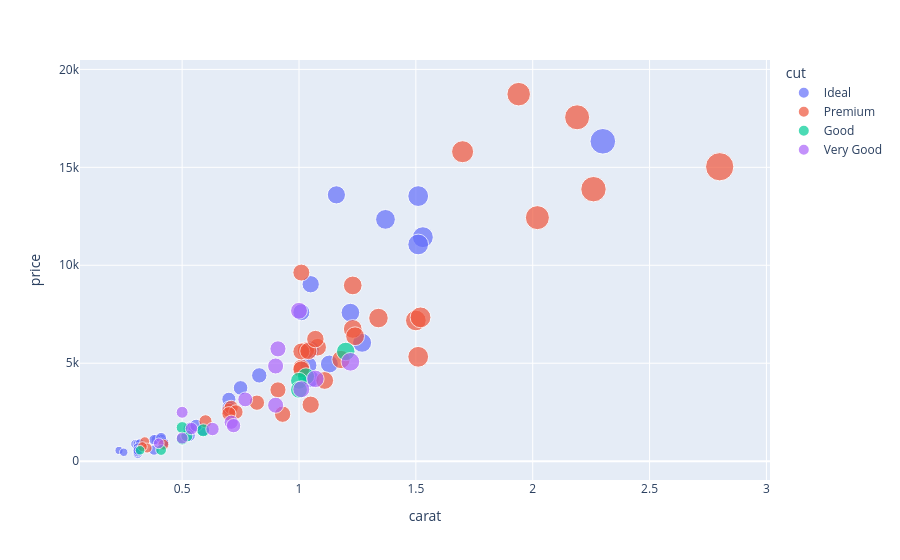

Notebook cell for this chart:
### Code cell
fig = px.scatter(df,x='carat',y='price',color='cut',size="carat")
fig

### Figure 1 — Plotly figure (JSON) as saved in the notebook; plotly's stock layout.template omitted (floating-point values rounded to 4 significant figures)
{"data": [{"hovertemplate": "cut=Ideal<br>carat=%{marker.size}<br>price=%{y}<extra></extra>", "legendgroup": "Ideal", "marker": {"color": "#636efa", "size": [0.59, 0.3, 0.31, 1.37, 0.31, 1.05, 0.42, 0.41, 0.31, 0.23, 1.13, 1.22, 1.05, 0.53, 0.39, 0.25, 1.04, 0.42, 0.7, 1.27, 0.83, 1.53, 0.54, 1.51, 0.32, 1.51, 1.01, 0.75, 0.31, 2.3, 0.38, 0.53, 0.38, 1.05, 0.31, 0.41, 1.16, 0.7, 0.56], "sizemode": "area", "sizeref": 0.007, "symbol": "circle"}, "mode": "markers", "name": "Ideal", "orientation": "v", "showlegend": true, "type": "scatter", "x": [0.59, 0.3, 0.31, 1.37, 0.31, 1.05, 0.42, 0.41, 0.31, 0.23, 1.13, 1.22, 1.05, 0.53, 0.39, 0.25, 1.04, 0.42, 0.7, 1.27, 0.83, 1.53, 0.54, 1.51, 0.32, 1.51, 1.01, 0.75, 0.31, 2.3, 0.38, 0.53, 0.38, 1.05, 0.31, 0.41, 1.16, 0.7, 0.56], "xaxis": "x", "y": [1607, 873, 379, 12342, 871, 4201, 921, 1107, 464, 548, 4959, 7584, 9032, 1314, 1101, 454, 4892, 945, 3160, 6045, 4378, 11434, 1726, 11062, 900, 13532, 7602, 3740, 695, 16329, 568, 1653, 1096, 5697, 544, 1192, 13595, 2710, 1819], "yaxis": "y"}, {"hovertemplate": "cut=Premium<br>carat=%{marker.size}<br>price=%{y}<extra></extra>", "legendgroup": "Premium", "marker": {"color": "#EF553B", "size": [2.26, 1.34, 1.01, 1.11, 0.93, 0.6, 1.94, 1.5, 1.7, 1.01, 0.91, 0.34, 0.7, 0.71, 2.8, 1.08, 1.05, 0.73, 0.35, 0.82, 1.03, 0.33, 0.7, 1.18, 0.42, 1.23, 1.52, 1.01, 1.23, 1.24, 2.02, 1.01, 2.19, 1.51, 1.04, 1.07], "sizemode": "area", "sizeref": 0.007, "symbol": "circle"}, "mode": "markers", "name": "Premium", "orientation": "v", "showlegend": true, "type": "scatter", "x": [2.26, 1.34, 1.01, 1.11, 0.93, 0.6, 1.94, 1.5, 1.7, 1.01, 0.91, 0.34, 0.7, 0.71, 2.8, 1.08, 1.05, 0.73, 0.35, 0.82, 1.03, 0.33, 0.7, 1.18, 0.42, 1.23, 1.52, 1.01, 1.23, 1.24, 2.02, 1.01, 2.19, 1.51, 1.04, 1.07], "xaxis": "x", "y": [13885, 7305, 9627, 4120, 2396, 2037, 18735, 7182, 15797, 4775, 3639, 995, 2592, 2743, 15030, 5818, 2881, 2510, 669, 2985, 5653, 743, 2423, 5190, 847, 6750, 7341, 4688, 8971, 6377, 12431, 5599, 17554, 5327, 5621, 6232], "yaxis": "y"}, {"hovertemplate": "cut=Good<br>carat=%{marker.size}<br>price=%{y}<extra></extra>", "legendgroup": "Good", "marker": {"color": "#00cc96", "size": [1.03, 1, 0.41, 0.32, 0.5, 0.52, 1.2, 0.59, 1, 0.5], "sizemode": "area", "sizeref": 0.007, "symbol": "circle"}, "mode": "markers", "name": "Good", "orientation": "v", "showlegend": true, "type": "scatter", "x": [1.03, 1, 0.41, 0.32, 0.5, 0.52, 1.2, 0.59, 1, 0.5], "xaxis": "x", "y": [4326, 4102, 570, 554, 1125, 1289, 5600, 1573, 3640, 1715], "yaxis": "y"}, {"hovertemplate": "cut=Very Good<br>carat=%{marker.size}<br>price=%{y}<extra></extra>", "legendgroup": "Very Good", "marker": {"color": "#ab63fa", "size": [1, 0.9, 0.5, 0.54, 0.91, 0.5, 0.4, 1.07, 0.71, 1.22, 1.01, 0.63, 0.77, 0.72, 0.9], "sizemode": "area", "sizeref": 0.007, "symbol": "circle"}, "mode": "markers", "name": "Very Good", "orientation": "v", "showlegend": true, "type": "scatter", "x": [1, 0.9, 0.5, 0.54, 0.91, 0.5, 0.4, 1.07, 0.71, 1.22, 1.01, 0.63, 0.77, 0.72, 0.9], "xaxis": "x", "y": [7676, 2857, 1176, 1662, 5733, 2495, 912, 4201, 1986, 5072, 3671, 1640, 3152, 1814, 4858], "yaxis": "y"}], "layout": {"autosize": true, "legend": {"itemsizing": "constant", "title": {"text": "cut"}, "tracegroupgap": 0}, "margin": {"t": 60}, "xaxis": {"anchor": "y", "autorange": true, "domain": [0, 1], "range": [0.07402, 2.982], "title": {"text": "carat"}, "type": "linear"}, "yaxis": {"anchor": "x", "autorange": true, "domain": [0, 1], "range": [-1283.0, 21200.0], "title": {"text": "price"}, "type": "linear"}}}
